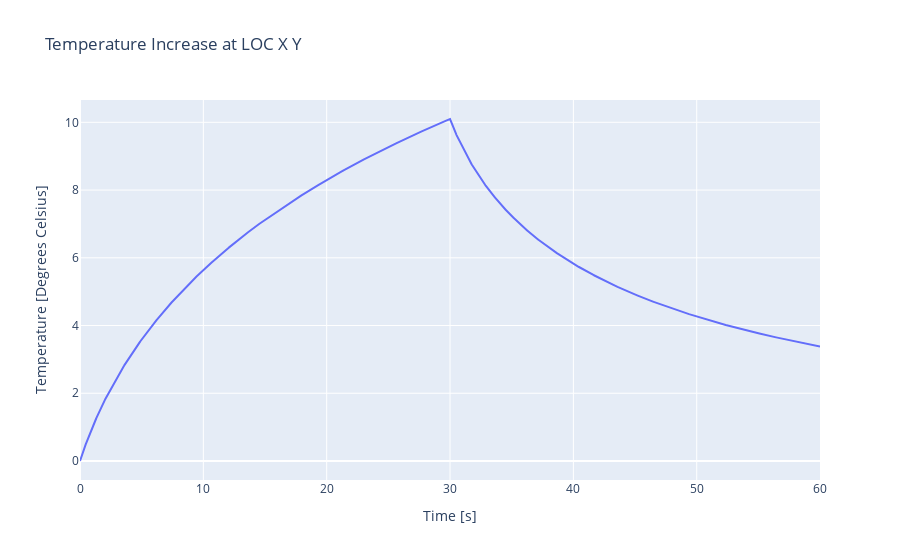

This figure's notebook cell:
### Code cell
fig = go.Figure(data=go.Scatter(x=time_axis, y=temp_vec))
fig.update_layout(
        title=dict(text='Temperature Increase at LOC X Y'),
        xaxis=dict(title=dict(text='Time [s]')),
        yaxis=dict(title=dict(text='Temperature [Degrees Celsius]')),
)
fig.show()

### Figure 1 — Plotly figure (JSON) as saved in the notebook; plotly's stock layout.template omitted (floating-point values rounded to 4 significant figures; data arrays with more than 128 entries replaced by an {"elided": "..."} marker saying what was removed)
{"data": [{"type": "scatter", "x": {"elided": "12001 float values"}, "y": {"elided": "12000 float values"}}], "layout": {"title": {"text": "Temperature Increase at LOC X Y"}, "xaxis": {"title": {"text": "Time [s]"}}, "yaxis": {"title": {"text": "Temperature [Degrees Celsius]"}}}}
